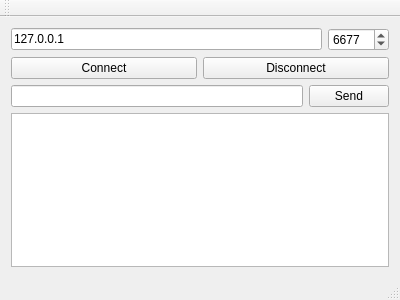
<?xml version="1.0" encoding="UTF-8"?>
<ui version="4.0">
 <class>SimpleChatClient</class>
 <widget class="QMainWindow" name="SimpleChatClient">
  <property name="geometry">
   <rect>
    <x>0</x>
    <y>0</y>
    <width>400</width>
    <height>300</height>
   </rect>
  </property>
  <property name="windowTitle">
   <string>SimpleChatClient</string>
  </property>
  <widget class="QWidget" name="centralWidget">
   <layout class="QVBoxLayout" name="verticalLayout_3">
    <item>
     <layout class="QVBoxLayout" name="verticalLayout_2">
      <item>
       <layout class="QVBoxLayout" name="verticalLayout">
        <item>
         <layout class="QHBoxLayout" name="horizontalLayout">
          <item>
           <widget class="QLineEdit" name="lineEditServerIP">
            <property name="text">
             <string>127.0.0.1</string>
            </property>
           </widget>
          </item>
          <item>
           <widget class="QSpinBox" name="spinBoxServerPort">
            <property name="maximum">
             <number>65535</number>
            </property>
            <property name="value">
             <number>6677</number>
            </property>
           </widget>
          </item>
         </layout>
        </item>
        <item>
         <layout class="QHBoxLayout" name="horizontalLayout_2">
          <item>
           <widget class="QPushButton" name="pushButtonConnect">
            <property name="text">
             <string>Connect</string>
            </property>
           </widget>
          </item>
          <item>
           <widget class="QPushButton" name="pushButtonDisconnect">
            <property name="text">
             <string>Disconnect</string>
            </property>
           </widget>
          </item>
         </layout>
        </item>
        <item>
         <layout class="QHBoxLayout" name="horizontalLayout_3">
          <item>
           <widget class="QLineEdit" name="lineEditMsg"/>
          </item>
          <item>
           <widget class="QPushButton" name="pushButtonSend">
            <property name="text">
             <string>Send</string>
            </property>
           </widget>
          </item>
         </layout>
        </item>
       </layout>
      </item>
      <item>
       <widget class="QPlainTextEdit" name="plainTextEditOutput"/>
      </item>
     </layout>
    </item>
   </layout>
  </widget>
  <widget class="QMenuBar" name="menuBar">
   <property name="geometry">
    <rect>
     <x>0</x>
     <y>0</y>
     <width>400</width>
     <height>23</height>
    </rect>
   </property>
  </widget>
  <widget class="QToolBar" name="mainToolBar">
   <attribute name="toolBarArea">
    <enum>TopToolBarArea</enum>
   </attribute>
   <attribute name="toolBarBreak">
    <bool>false</bool>
   </attribute>
  </widget>
  <widget class="QStatusBar" name="statusBar"/>
 </widget>
 <layoutdefault spacing="6" margin="11"/>
 <resources/>
 <connections/>
</ui>
